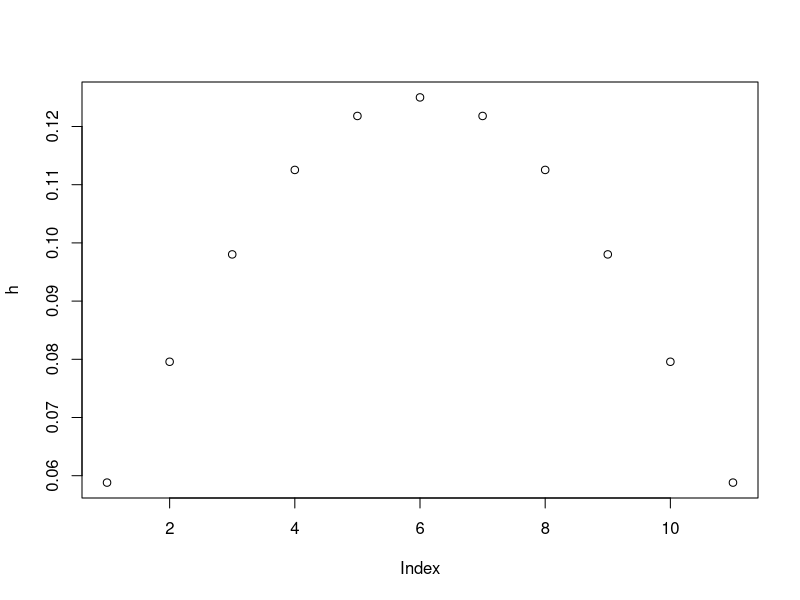
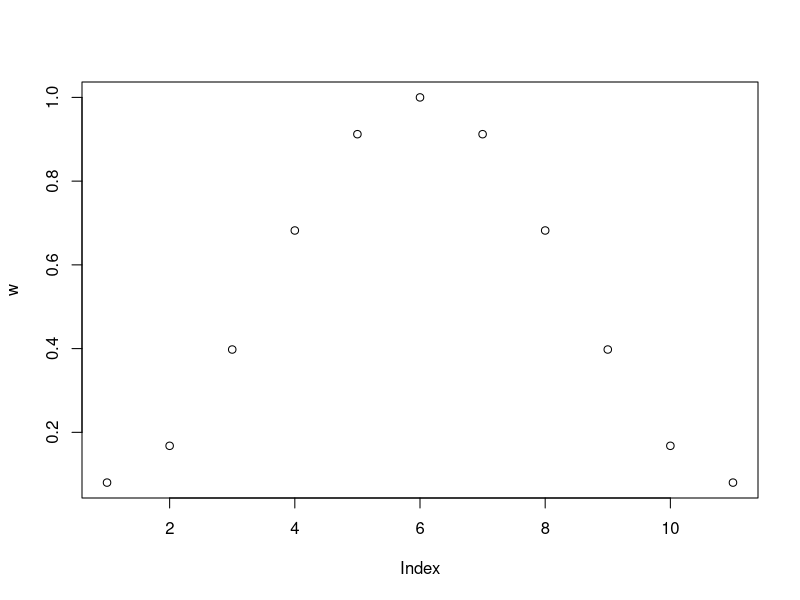
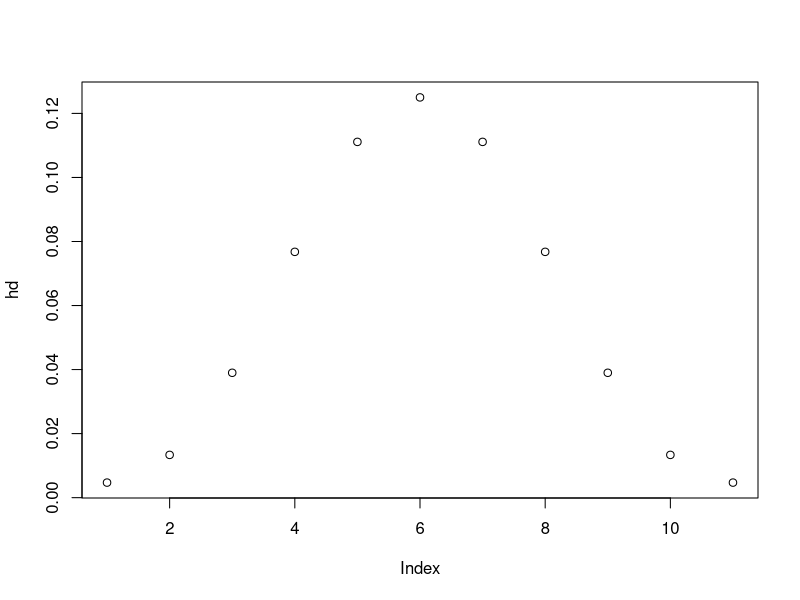

R code for these plots, in order: (Note: this script raises an error after producing the figures.)

# R PROGRAMMING : Membuat FIR Low Pass
# diketahui n = 11 dan wc = pi/8

# Menentukan bobot filter
wc <- pi/8
n <- 0:10
h <- (sin((wc)*(n-5)))/(pi*(n-5))
h[6] <- 0.125
h
plot(h)

# Menentukan Hamming Window (w)
w <- 0.54-0.46*cos(2*pi*n/10)
w
plot(w)

# Menentukan tanggapan impuls (hd)
hd <- h*w
hd
plot(hd)

# Simulasi Tanggapan Frekuensi
freqz(hd)


